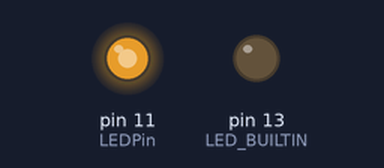
The sketch below on a simulated Arduino Uno, built with avr-gcc and run on an emulated ATmega328P. Parts: output pins drawn as LEDs (lit = HIGH).

Above: at 0.05 s.
Timing chart, 0 to 3.0 s (numbered marks = the images above):
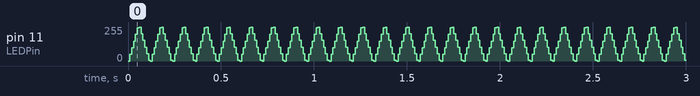

The sketch:

PWM_Pins.ino
```cpp
// C++ code
//
const int LEDPin = 11;
void setup()
{
  Serial.begin(9600);
  pinMode(LED_BUILTIN, OUTPUT);
  pinMode(LEDPin, OUTPUT); // PWM Pin will have analog outputs
}

void loop()
{
  for (int i=0; i<=255; i+=50) {
    analogWrite(LEDPin, i);
    delay(10);
  }
  for (int i=255; i>=0; i-=50) {
    analogWrite(LEDPin, i);
    delay(10);
  }
}
```

Measured:
- by itself, pin 11 (LEDPin): repeats every 0.12 s: 100/255 0.01 s, 150/255 0.01 s, 200/255 0.01 s, 250/255 0.01 s, 255/255 0.01 s, 205/255 0.01 s, 155/255 0.01 s, 105/255 0.01 s, 55/255 0.01 s, 5/255 0.01 s, 0/255 0.01 s, 50/255 0.01 s
